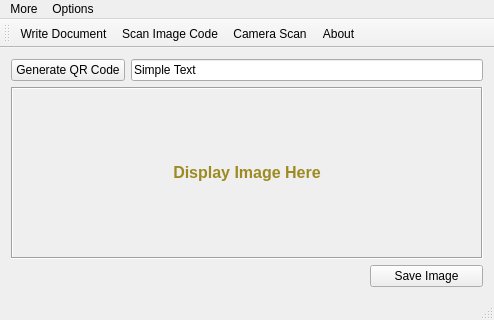
<?xml version="1.0" encoding="UTF-8"?>
<ui version="4.0">
 <class>MainWindow</class>
 <widget class="QMainWindow" name="MainWindow">
  <property name="geometry">
   <rect>
    <x>0</x>
    <y>0</y>
    <width>494</width>
    <height>320</height>
   </rect>
  </property>
  <property name="windowTitle">
   <string>QrCode Generator And Scanner By Zaki</string>
  </property>
  <property name="windowIcon">
   <iconset resource="images.qrc">
    <normaloff>:/QrLogoZaki.png</normaloff>:/QrLogoZaki.png</iconset>
  </property>
  <widget class="QWidget" name="centralWidget">
   <layout class="QGridLayout" name="gridLayout">
    <item row="2" column="3">
     <widget class="QPushButton" name="pushButton_2">
      <property name="text">
       <string>Save Image</string>
      </property>
     </widget>
    </item>
    <item row="1" column="0" colspan="4">
     <widget class="QLabel" name="label">
      <property name="frameShape">
       <enum>QFrame::Box</enum>
      </property>
      <property name="frameShadow">
       <enum>QFrame::Sunken</enum>
      </property>
      <property name="text">
       <string>&lt;html&gt;&lt;head/&gt;&lt;body&gt;&lt;p align=&quot;center&quot;&gt;&lt;span style=&quot; font-size:12pt; font-weight:600; color:#9d8a20;&quot;&gt;Display Image Here&lt;/span&gt;&lt;/p&gt;&lt;/body&gt;&lt;/html&gt;</string>
      </property>
      <property name="alignment">
       <set>Qt::AlignCenter</set>
      </property>
     </widget>
    </item>
    <item row="0" column="1" colspan="3">
     <widget class="QLineEdit" name="lineEdit">
      <property name="text">
       <string>Simple Text</string>
      </property>
      <property name="placeholderText">
       <string>your text here</string>
      </property>
     </widget>
    </item>
    <item row="0" column="0">
     <widget class="QPushButton" name="pushButton">
      <property name="text">
       <string>Generate QR Code</string>
      </property>
     </widget>
    </item>
   </layout>
  </widget>
  <widget class="QMenuBar" name="menuBar">
   <property name="geometry">
    <rect>
     <x>0</x>
     <y>0</y>
     <width>494</width>
     <height>20</height>
    </rect>
   </property>
   <widget class="QMenu" name="menu">
    <property name="title">
     <string>More</string>
    </property>
    <addaction name="actionWrite_Document"/>
    <addaction name="actionScanne_Code"/>
    <addaction name="actionCamera_Scanne"/>
    <addaction name="actioncreator"/>
   </widget>
   <widget class="QMenu" name="menuOptions">
    <property name="title">
     <string>Options</string>
    </property>
    <widget class="QMenu" name="menuError_Correction">
     <property name="title">
      <string>Error Correction </string>
     </property>
     <addaction name="actionLow"/>
     <addaction name="actionMedium"/>
     <addaction name="actionQuartile"/>
     <addaction name="actionHigh"/>
     <addaction name="separator"/>
     <addaction name="actionHelp"/>
    </widget>
    <addaction name="menuError_Correction"/>
    <addaction name="actionImage_Size"/>
   </widget>
   <addaction name="menu"/>
   <addaction name="menuOptions"/>
  </widget>
  <widget class="QToolBar" name="mainToolBar">
   <property name="toolTip">
    <string>You Can Move This ToolBar</string>
   </property>
   <attribute name="toolBarArea">
    <enum>TopToolBarArea</enum>
   </attribute>
   <attribute name="toolBarBreak">
    <bool>false</bool>
   </attribute>
   <addaction name="actionWrite_Document"/>
   <addaction name="actionScanne_Code"/>
   <addaction name="actionCamera_Scanne"/>
   <addaction name="actioncreator"/>
  </widget>
  <widget class="QStatusBar" name="statusBar"/>
  <action name="actionWrite_Document">
   <property name="icon">
    <iconset resource="images.qrc">
     <normaloff>:/DocIcon.png</normaloff>:/DocIcon.png</iconset>
   </property>
   <property name="text">
    <string>Write Document</string>
   </property>
   <property name="toolTip">
    <string>Write a document  and Generate a QrCode</string>
   </property>
   <property name="shortcut">
    <string>Shift+W</string>
   </property>
  </action>
  <action name="actionScanne_Code">
   <property name="icon">
    <iconset resource="images.qrc">
     <normaloff>:/PicIcon.png</normaloff>:/PicIcon.png</iconset>
   </property>
   <property name="text">
    <string>Scan Image Code</string>
   </property>
   <property name="toolTip">
    <string>Scan Image Code</string>
   </property>
   <property name="shortcut">
    <string>Shift+S</string>
   </property>
  </action>
  <action name="actioncreator">
   <property name="icon">
    <iconset resource="images.qrc">
     <normaloff>:/QrLogoZaki.png</normaloff>:/QrLogoZaki.png</iconset>
   </property>
   <property name="text">
    <string>About</string>
   </property>
   <property name="shortcut">
    <string>Shift+A</string>
   </property>
  </action>
  <action name="actionCamera_Scanne">
   <property name="icon">
    <iconset resource="images.qrc">
     <normaloff>:/CapIcon.png</normaloff>:/CapIcon.png</iconset>
   </property>
   <property name="text">
    <string>Camera Scan</string>
   </property>
   <property name="toolTip">
    <string>Camera Scan</string>
   </property>
   <property name="shortcut">
    <string>Shift+Q</string>
   </property>
  </action>
  <action name="actionImage_Size">
   <property name="text">
    <string>Image Size</string>
   </property>
   <property name="shortcut">
    <string>Shift+D</string>
   </property>
  </action>
  <action name="actionLow">
   <property name="checkable">
    <bool>true</bool>
   </property>
   <property name="text">
    <string>Low</string>
   </property>
  </action>
  <action name="actionMedium">
   <property name="checkable">
    <bool>true</bool>
   </property>
   <property name="text">
    <string>Medium</string>
   </property>
  </action>
  <action name="actionQuartile">
   <property name="checkable">
    <bool>true</bool>
   </property>
   <property name="text">
    <string>Quartile</string>
   </property>
  </action>
  <action name="actionHigh">
   <property name="checkable">
    <bool>true</bool>
   </property>
   <property name="text">
    <string>High</string>
   </property>
  </action>
  <action name="actionHelp">
   <property name="text">
    <string>Help</string>
   </property>
   <property name="shortcut">
    <string>Shift+H</string>
   </property>
  </action>
 </widget>
 <layoutdefault spacing="6" margin="11"/>
 <resources>
  <include location="images.qrc"/>
 </resources>
 <connections>
  <connection>
   <sender>lineEdit</sender>
   <signal>returnPressed()</signal>
   <receiver>pushButton</receiver>
   <slot>click()</slot>
   <hints>
    <hint type="sourcelabel">
     <x>165</x>
     <y>104</y>
    </hint>
    <hint type="destinationlabel">
     <x>87</x>
     <y>104</y>
    </hint>
   </hints>
  </connection>
 </connections>
 <buttongroups>
  <buttongroup name="buttonGroup"/>
 </buttongroups>
</ui>
